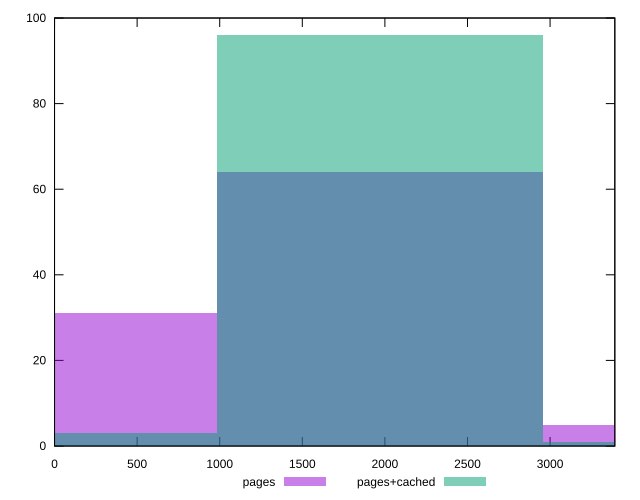

gnuplot code for this plot:
reset

$pages <<EOF
0 31
1971.9390773524392 64
3943.8781547048784 5
EOF

$pagesCached <<EOF
1971.9390773524392 96
0 3
3943.8781547048784 1
EOF

set key outside below
set boxwidth 1971.9390773524392
set xrange [0:3392]
set yrange [0:100]
set trange [0:100]
set style fill transparent solid 0.5 noborder
set terminal svg size 640, 500 enhanced background rgb 'white'
set output "report_00015_2021-02-09T16-11-33.973Z/uses-rel-preload/comparison/histogram/0_vs_1.svg"

plot $pages title "pages" with boxes, \
     $pagesCached title "pages+cached" with boxes

reset
